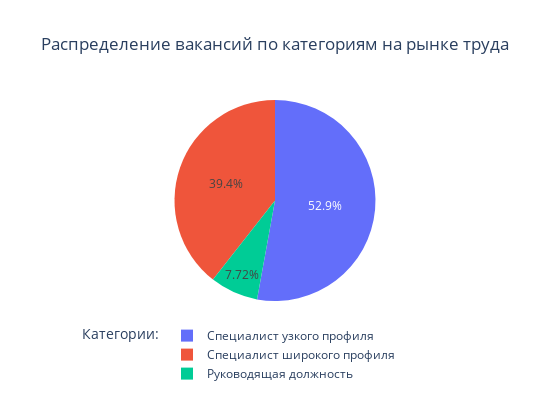

Notebook code cell kept with this figure:
### Code cell
print('''Признаки имеют некоторое расхождение в единичных случаях с описанием вакансии, но с помощью них можно подсчитать процентное соотношений вакансий, получаемую ЗП, опыт работы необходимый для категорий должностей.
Далее в каких организациях требуются, какие категории сотрудников, соответвенно сделать вывод дефицит каких работников наблюдается в той или иной организации и т.д.
''')
import plotly
import plotly.graph_objs as go
import plotly.express as px

head_count = df['vac_id'][df['vac_type']=='head'].count()
wide_specialist_count = df['vac_id'][df['vac_type']=='wide_specialist'].count()
narrow_specialist_count = df['vac_id'][df['vac_type']=='narrow_specialist'].count()
types = ['head', 'wide_specialist','narrow_specialist']
data = list(zip(types,[head_count, wide_specialist_count, narrow_specialist_count]))
pie_df = pd.DataFrame(data, columns=['type', 'qty'])
display(pie_df)

fig = go.Figure()
fig.add_trace(go.Pie(values=pie_df['qty'], 
                     labels=['Руководящая должность','Специалист широкого профиля','Специалист узкого профиля'],
                     hovertemplate= '%{label} %{percent}'+'<extra></extra>'))

fig.update_layout(autosize=False, width=550, height=400,
                  title="Распределение вакансий по категориям на рынке труда",
                  legend_title="Категории:",
                  legend_orientation="h",
                  title_x = 0.5)
fig.write_html('_includes/1.html')
fig.write_image('_includes/1.png')
fig.show()

### Figure 1 — Plotly figure (JSON) as saved in the notebook; plotly's stock layout.template omitted (floating-point values rounded to 4 significant figures)
{"data": [{"hovertemplate": "%{label} %{percent}<extra></extra>", "labels": ["Руководящая должность", "Специалист широкого профиля", "Специалист узкого профиля"], "type": "pie", "values": [3752, 19157, 25692]}], "layout": {"autosize": false, "height": 400, "legend": {"orientation": "h", "title": {"text": "Категории:"}}, "title": {"text": "Распределение вакансий по категориям на рынке труда", "x": 0.5}, "width": 550}}
